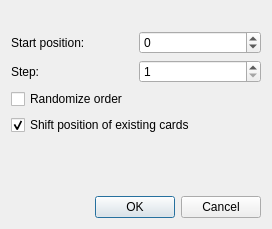
<?xml version="1.0" encoding="UTF-8"?>
<ui version="4.0">
 <class>Dialog</class>
 <widget class="QDialog" name="Dialog">
  <property name="geometry">
   <rect>
    <x>0</x>
    <y>0</y>
    <width>272</width>
    <height>229</height>
   </rect>
  </property>
  <property name="windowTitle">
   <string>Reposition New Cards</string>
  </property>
  <layout class="QVBoxLayout" name="verticalLayout">
   <item>
    <widget class="QLabel" name="label">
     <property name="text">
      <string/>
     </property>
    </widget>
   </item>
   <item>
    <layout class="QGridLayout" name="gridLayout">
     <item row="0" column="0">
      <widget class="QLabel" name="label_2">
       <property name="text">
        <string>Start position:</string>
       </property>
      </widget>
     </item>
     <item row="0" column="1">
      <widget class="QSpinBox" name="start">
       <property name="minimum">
        <number>-20000000</number>
       </property>
       <property name="maximum">
        <number>200000000</number>
       </property>
       <property name="value">
        <number>0</number>
       </property>
      </widget>
     </item>
     <item row="1" column="0">
      <widget class="QLabel" name="label_3">
       <property name="text">
        <string>Step:</string>
       </property>
      </widget>
     </item>
     <item row="1" column="1">
      <widget class="QSpinBox" name="step">
       <property name="minimum">
        <number>1</number>
       </property>
       <property name="maximum">
        <number>10000</number>
       </property>
      </widget>
     </item>
    </layout>
   </item>
   <item>
    <widget class="QCheckBox" name="randomize">
     <property name="text">
      <string>Randomize order</string>
     </property>
    </widget>
   </item>
   <item>
    <widget class="QCheckBox" name="shift">
     <property name="text">
      <string>Shift position of existing cards</string>
     </property>
     <property name="checked">
      <bool>true</bool>
     </property>
    </widget>
   </item>
   <item>
    <spacer name="verticalSpacer">
     <property name="orientation">
      <enum>Qt::Vertical</enum>
     </property>
     <property name="sizeHint" stdset="0">
      <size>
       <width>20</width>
       <height>40</height>
      </size>
     </property>
    </spacer>
   </item>
   <item>
    <widget class="QDialogButtonBox" name="buttonBox">
     <property name="orientation">
      <enum>Qt::Horizontal</enum>
     </property>
     <property name="standardButtons">
      <set>QDialogButtonBox::Cancel|QDialogButtonBox::Ok</set>
     </property>
    </widget>
   </item>
  </layout>
 </widget>
 <tabstops>
  <tabstop>start</tabstop>
  <tabstop>step</tabstop>
  <tabstop>randomize</tabstop>
  <tabstop>shift</tabstop>
  <tabstop>buttonBox</tabstop>
 </tabstops>
 <resources/>
 <connections>
  <connection>
   <sender>buttonBox</sender>
   <signal>accepted()</signal>
   <receiver>Dialog</receiver>
   <slot>accept()</slot>
   <hints>
    <hint type="sourcelabel">
     <x>248</x>
     <y>254</y>
    </hint>
    <hint type="destinationlabel">
     <x>157</x>
     <y>274</y>
    </hint>
   </hints>
  </connection>
  <connection>
   <sender>buttonBox</sender>
   <signal>rejected()</signal>
   <receiver>Dialog</receiver>
   <slot>reject()</slot>
   <hints>
    <hint type="sourcelabel">
     <x>316</x>
     <y>260</y>
    </hint>
    <hint type="destinationlabel">
     <x>286</x>
     <y>274</y>
    </hint>
   </hints>
  </connection>
 </connections>
</ui>
